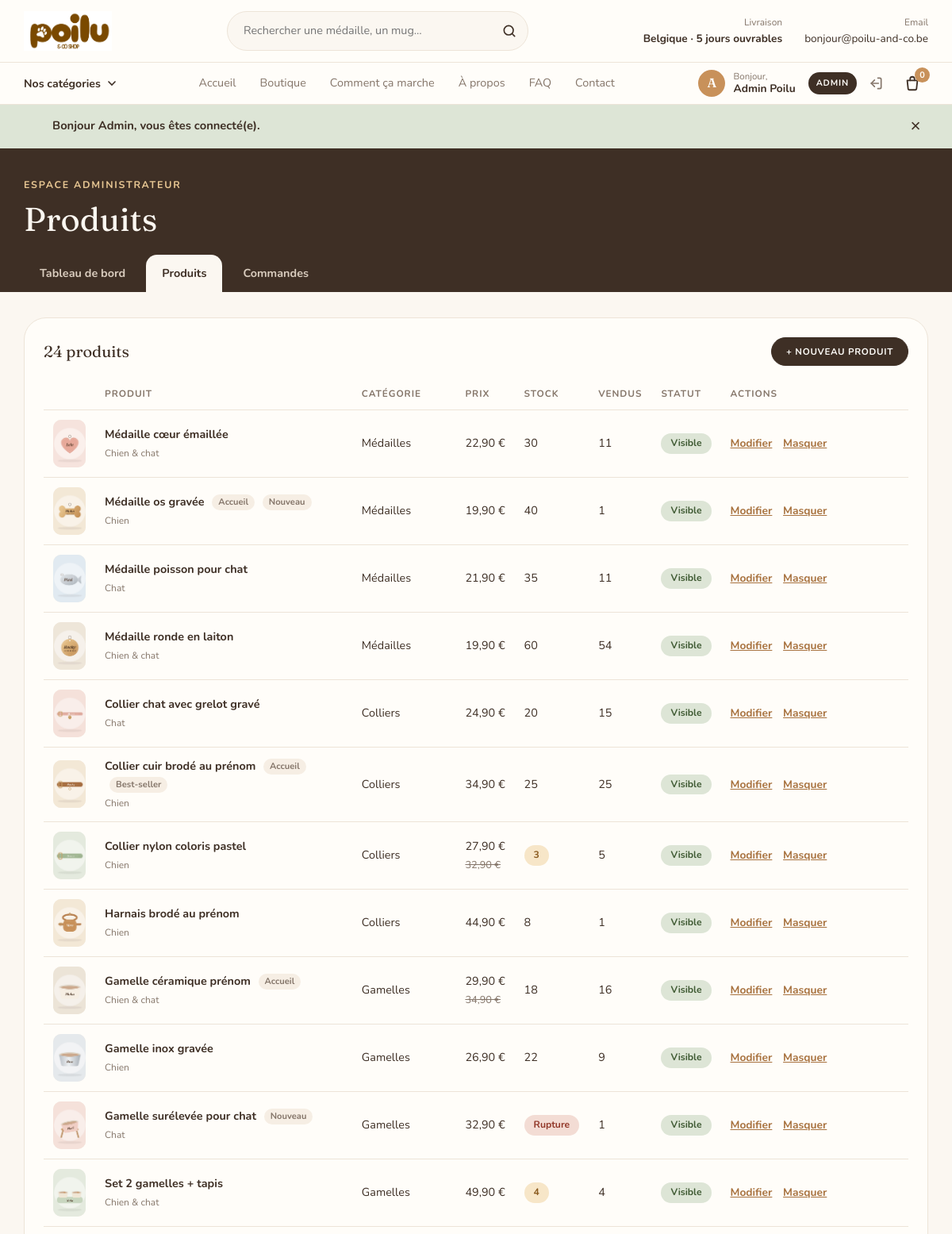
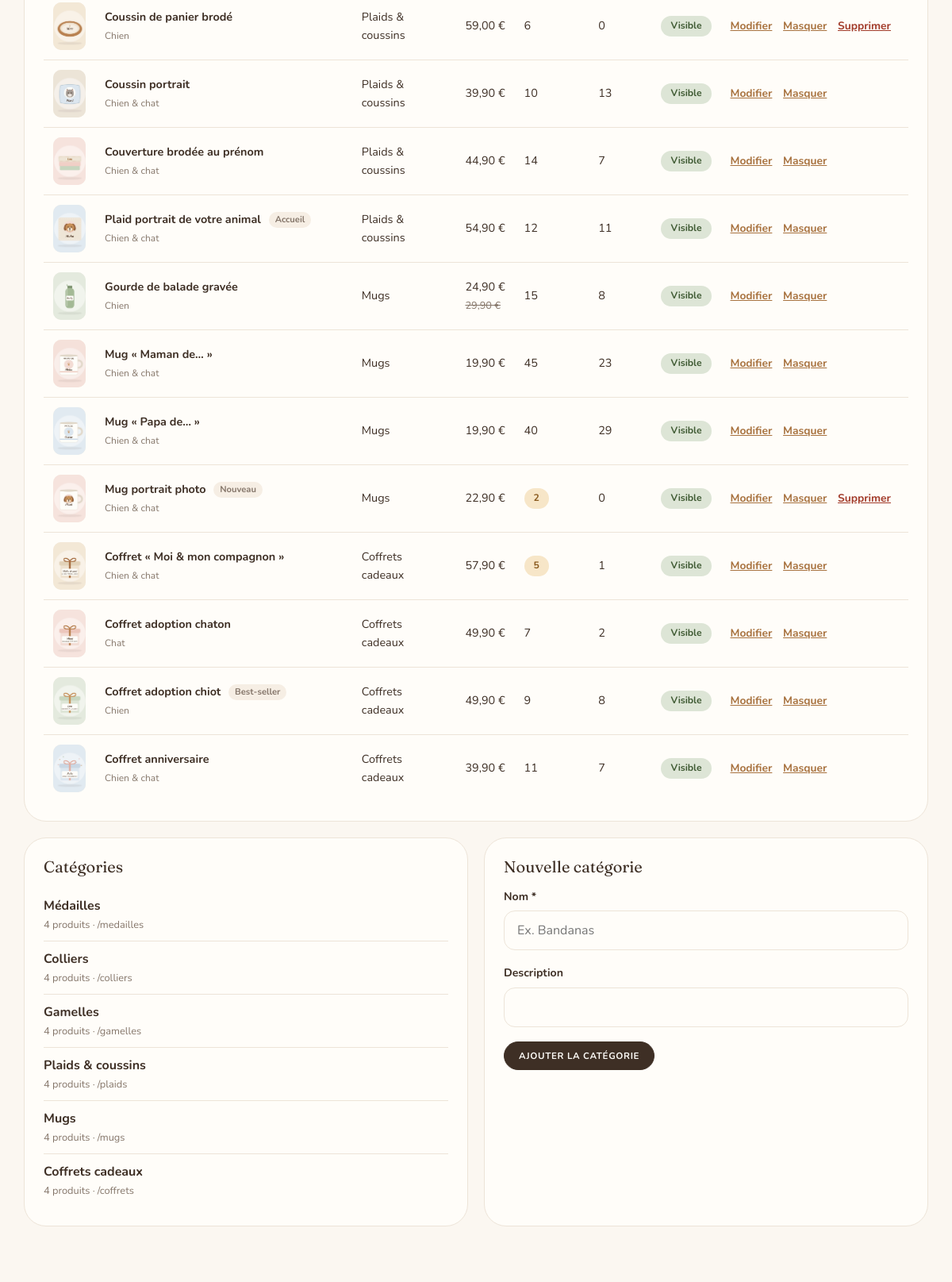
The page /pages/manage-products.php (signed in, upper part) on the database its author committed (2 pictures, top to bottom).
### tables this page shows
CREATE TABLE products (
    id                   INT AUTO_INCREMENT PRIMARY KEY,
    category_id          INT          NOT NULL,
    name                 VARCHAR(120) NOT NULL,
    description          TEXT         NOT NULL,
    price                DECIMAL(6,2) NOT NULL,        
    old_price            DECIMAL(6,2) NULL,            
    image                VARCHAR(255) NULL,            
    animal               ENUM('dog', 'cat', 'both') NOT NULL DEFAULT 'both',
    personalization_type ENUM('tag', 'collar', 'bowl', 'blanket', 'mug', 'gift') NOT NULL,
    badge                VARCHAR(30)  NULL,            
    stock                INT          NOT NULL DEFAULT 0,   
    is_featured          TINYINT(1)   NOT NULL DEFAULT 0,   
    is_active            TINYINT(1)   NOT NULL DEFAULT 1,   
    created_at           DATETIME     NOT NULL DEFAULT CURRENT_TIMESTAMP,
    FOREIGN KEY (category_id) REFERENCES categories(id)
);

CREATE TABLE categories (
    id          INT AUTO_INCREMENT PRIMARY KEY,
    name        VARCHAR(80)  NOT NULL,
    slug        VARCHAR(80)  NOT NULL UNIQUE,
    description VARCHAR(255) NULL,
    sort_order  INT          NOT NULL DEFAULT 0        
);

### pages/manage-products.php (the view, shortened to what this page needs)
<?php
require '../includes/db.php';
require '../includes/functions.php';
$product_image_folder = __DIR__ . '/../assets/images/products/';
$animal_options = ['both' => 'Chien & chat', 'dog' => 'Chien', 'cat' => 'Chat'];
$type_options   = [
    'tag'     => 'Médaille (prénom, téléphone, couleur, taille)',
    'collar'  => 'Collier (prénom, couleur, taille)',
    'bowl'    => 'Gamelle (prénom, couleur, taille)',
    'blanket' => 'Plaid / coussin (prénom, photo, couleur)',
    'mug'     => 'Mug (prénom, texte, photo)',
    'gift'    => 'Coffret (prénom, message)',
];
$categories = $pdo->query("SELECT * FROM categories ORDER BY sort_order, name")->fetchAll();
$action = $_GET['action'] ?? 'list';
$errors = [];
$values = [
    'id' => 0, 'name' => '', 'category_id' => $categories[0]['id'] ?? 0, 'description' => '',
    'price' => '', 'old_price' => '', 'animal' => 'both', 'personalization_type' => 'tag',
    'badge' => '', 'stock' => 0, 'is_featured' => 0, 'is_active' => 1, 'image' => '',
];
if ($action === 'list') {
    $products = $pdo->query("
        SELECT p.*, c.name AS category_name, c.slug AS category_slug,
               (SELECT COALESCE(SUM(oi.quantity), 0) FROM order_items oi WHERE oi.product_id = p.id) AS sold
        FROM products p
        JOIN categories c ON c.id = p.category_id
        ORDER BY c.sort_order, p.name
    ")->fetchAll();
    $products_per_category = $pdo->query("SELECT category_id, COUNT(*) FROM products GROUP BY category_id")->fetchAll(PDO::FETCH_KEY_PAIR);
}
require '../includes/header.php';
?>
<section class="admin-hero">
    <div class="container">
        <p class="eyebrow">Espace administrateur</p>
        <h1><?= $action === 'list' ? 'Produits' : ($action === 'edit' ? 'Modifier un produit' : 'Nouveau produit') ?></h1>
        <nav class="admin-nav" aria-label="Menu admin">
            <a href="admin.php">Tableau de bord</a>
            <a href="manage-products.php" class="is-active">Produits</a>
            <a href="manage-orders.php">Commandes</a>
        </nav>
    </div>
</section>
<section class="admin-section">
    <div class="container">
        <?php if ($action === 'new' || $action === 'edit'): ?>
            <form method="post" action="manage-products.php" enctype="multipart/form-data" class="admin-card admin-form" novalidate>
                <input type="hidden" name="csrf_token" value="<?= e(csrf_token()) ?>">
                <input type="hidden" name="action" value="save_product">
                <input type="hidden" name="product_id" value="<?= (int) $values['id'] ?>">
                <div class="form-field">
                    <label for="name">Nom du produit *</label>
                    <input type="text" id="name" name="name" maxlength="120" value="<?= e($values['name']) ?>">
                    <?php field_error($errors, 'name'); ?>
                </div>
                <div class="form-row">
                    <div class="form-field">
                        <label for="category-id">Catégorie *</label>
                        <select id="category-id" name="category_id">
                            <?php foreach ($categories as $category): ?>
                                <option value="<?= (int) $category['id'] ?>" <?= (int) $values['category_id'] === (int) $category['id'] ? 'selected' : '' ?>><?= e($category['name']) ?></option>
                            <?php endforeach; ?>
                        </select>
                        <?php field_error($errors, 'category_id'); ?>
                    </div>
                    <div class="form-field">
                        <label for="animal">Pour</label>
                        <select id="animal" name="animal">
                            <?php foreach ($animal_options as $value => $label): ?>
                                <option value="<?= e($value) ?>" <?= $values['animal'] === $value ? 'selected' : '' ?>><?= e($label) ?></option>
                            <?php endforeach; ?>
                        </select>
                        <?php field_error($errors, 'animal'); ?>
                    </div>
                </div>
                <div class="form-field">
                    <label for="description">Description *</label>
                    <textarea id="description" name="description" rows="4"><?= e($values['description']) ?></textarea>
                    <?php field_error($errors, 'description'); ?>
                </div>
                <div class="form-row">
                    <div class="form-field">
                        <label for="price">Prix (€, TVA comprise) *</label>
                        <input type="text" id="price" name="price" inputmode="decimal" value="<?= e($values['price']) ?>" placeholder="29.90">
                        <?php field_error($errors, 'price'); ?>
                    </div>
                    <div class="form-field">
                        <label for="old-price">Ancien prix <small>(si promotion)</small></label>
                        <input type="text" id="old-price" name="old_price" inputmode="decimal" value="<?= e($values['old_price'] ?? '') ?>" placeholder="34.90">
                        <?php field_error($errors, 'old_price'); ?>
                    </div>
                </div>
                <div class="form-row">
                    <div class="form-field">
                        <label for="personalization-type">Personnalisation proposée</label>
                        <select id="personalization-type" name="personalization_type">
                            <?php foreach ($type_options as $value => $label): ?>
                                <option value="<?= e($value) ?>" <?= $values['personalization_type'] === $value ? 'selected' : '' ?>><?= e($label) ?></option>
                            <?php endforeach; ?>
                        </select>
                        <?php field_error($errors, 'personalization_type'); ?>
                    </div>
                    <div class="form-field">
                        <label for="badge">Badge <small>(ex. Nouveau, Best-seller)</small></label>
                        <input type="text" id="badge" name="badge" maxlength="30" value="<?= e($values['badge'] ?? '') ?>">
                        <?php field_error($errors, 'badge'); ?>
                    </div>
                </div>
                <div class="form-field">
                    <label for="stock">Stock disponible * <small>(0 = rupture, le produit ne peut plus être commandé)</small></label>
                    <input type="number" id="stock" name="stock" min="0" max="9999" value="<?= e($values['stock']) ?>">
                    <?php field_error($errors, 'stock'); ?>
                </div>
                <div class="form-field">
                    <label for="image">Photo du produit <small>(JPG, PNG, WEBP · 5 Mo max)</small></label>
                    <?php if (!empty($values['image']) && file_exists($product_image_folder . $values['image'])): ?>
                        <img src="../assets/images/products/<?= e($values['image']) ?>" alt="" class="admin-current-image">
                        <p class="field-help">Laissez vide pour garder la photo actuelle.</p>
                    <?php endif; ?>
                    <input type="file" id="image" name="image" accept="image/jpeg,image/png,image/webp">
                    <?php field_error($errors, 'image'); ?>
                    <?php if (!empty($errors) && !isset($errors['image'])): ?>
                        <p class="field-error">Le formulaire contenait une erreur : choisissez à nouveau la photo avant d'enregistrer.</p>
                    <?php endif; ?>
                </div>
                <div class="admin-checks">
                    <label><input type="checkbox" name="is_active" value="1" <?= $values['is_active'] ? 'checked' : '' ?>> Visible dans la boutique</label>
                    <label><input type="checkbox" name="is_featured" value="1" <?= $values['is_featured'] ? 'checked' : '' ?>> Mis en avant sur l'accueil</label>
                </div>
                <div class="admin-form-actions">
                    <button type="submit" class="button"><?= $action === 'edit' ? 'Enregistrer les modifications' : 'Ajouter le produit' ?></button>
                    <a href="manage-products.php" class="admin-link">Annuler</a>
                </div>
            </form>
        <?php else: ?>
            <div class="admin-card">
                <div class="admin-card-head">
                    <h2><?= count($products) ?> produits</h2>
                    <a href="manage-products.php?action=new" class="button button-small">+ Nouveau produit</a>
                </div>
                <div class="table-wrap">
                    <table class="admin-table">
                        <thead>
                            <tr><th></th><th>Produit</th><th>Catégorie</th><th>Prix</th><th>Stock</th><th>Vendus</th><th>Statut</th><th>Actions</th></tr>
                        </thead>
                        <tbody>
                            <?php foreach ($products as $product): ?>
                                <tr class="<?= $product['is_active'] ? '' : 'is-hidden-row' ?>">
                                    <td>
                                        <?php if (!empty($product['image']) && file_exists($product_image_folder . $product['image'])): ?>
                                            <img src="../assets/images/products/<?= e($product['image']) ?>" alt="" class="admin-thumb">
                                        <?php else: ?>
                                            <span class="admin-thumb product-placeholder-<?= e($product['category_slug']) ?>"></span>
                                        <?php endif; ?>
                                    </td>
                                    <td>
                                        <strong><?= e($product['name']) ?></strong>
                                        <?php if ($product['is_featured']): ?><span class="admin-tag">Accueil</span><?php endif; ?>
                                        <?php if ($product['badge']): ?><span class="admin-tag"><?= e($product['badge']) ?></span><?php endif; ?>
                                        <br><small><?= e(animal_label($product['animal'])) ?></small>
                                    </td>
                                    <td><?= e($product['category_name']) ?></td>
                                    <td>
                                        <?= format_price($product['price']) ?>
                                        <?php if ($product['old_price']): ?><br><del><?= format_price($product['old_price']) ?></del><?php endif; ?>
                                    </td>
                                    <td>
                                        <?php if ((int) $product['stock'] <= 0): ?>
                                            <span class="status-badge status-cancelled">Rupture</span>
                                        <?php elseif ((int) $product['stock'] <= 5): ?>
                                            <span class="status-badge status-in_production"><?= (int) $product['stock'] ?></span>
                                        <?php else: ?>
                                            <?= (int) $product['stock'] ?>
                                        <?php endif; ?>
                                    </td>
                                    <td><?= (int) $product['sold'] ?></td>
                                    <td>
                                        <span class="status-badge <?= $product['is_active'] ? 'status-delivered' : 'status-cancelled' ?>">
                                            <?= $product['is_active'] ? 'Visible' : 'Masqué' ?>
                                        </span>
                                    </td>
                                    <td class="admin-actions">
                                        <a href="manage-products.php?action=edit&amp;id=<?= (int) $product['id'] ?>" class="admin-link">Modifier</a>
                                        <form method="post" action="manage-products.php">
                                            <button type="submit" class="admin-link"><?= $product['is_active'] ? 'Masquer' : 'Afficher' ?></button>
                                        </form>
                                        <?php if ((int) $product['sold'] === 0): ?>
                                            <form method="post" action="manage-products.php" data-confirm="Supprimer définitivement « <?= e($product['name']) ?> » ?">
                                                <button type="submit" class="admin-link admin-link-danger">Supprimer</button>
                                            </form>
                                        <?php endif; ?>
                                    </td>
                                </tr>
                            <?php endforeach; ?>
                        </tbody>
                    </table>
                </div>
            </div>
            <div class="admin-grid" id="categories">
                <div class="admin-card">
                    <h2>Catégories</h2>
                    <ul class="admin-category-list">
                        <?php foreach ($categories as $category): ?>
                            <?php $count = (int) ($products_per_category[$category['id']] ?? 0); ?>
                            <li>
                                <div>
                                    <strong><?= e($category['name']) ?></strong>
                                    <small><?= $count ?> produit<?= $count > 1 ? 's' : '' ?> · /<?= e($category['slug']) ?></small>
                                </div>
                            </li>
                        <?php endforeach; ?>
                    </ul>
                </div>
                <form method="post" action="manage-products.php" class="admin-card">
                    <h2>Nouvelle catégorie</h2>
                    <div class="form-field">
                        <label for="category-name">Nom *</label>
                        <input type="text" id="category-name" name="category_name" maxlength="80" placeholder="Ex. Bandanas">
                    </div>
                    <div class="form-field">
                        <label for="category-description">Description</label>
                        <input type="text" id="category-description" name="category_description" maxlength="255">
                    </div>
                    <button type="submit" class="button button-small">Ajouter la catégorie</button>
                </form>
            </div>
        <?php endif; ?>
    </div>
</section>
<?php require '../includes/footer.php'; ?>

### rows shown on the page
products: image (picture), name "Médaille cœur émaillée", animal "Chien & chat", category.name "Médailles", price "22,90 €", stock "30", sold "11", is_active "Visible"
products: image (picture), name "Médaille os gravée", is_featured "Accueil", badge "Nouveau", animal "Chien", category.name "Médailles", price "19,90 €", stock "40", sold "1", is_active "Visible"
products: image (picture), name "Médaille poisson pour chat", animal "Chat", category.name "Médailles", price "21,90 €", stock "35", sold "11", is_active "Visible"
products: image (picture), name "Médaille ronde en laiton", animal "Chien & chat", category.name "Médailles", price "19,90 €", stock "60", sold "54", is_active "Visible"
products: image (picture), name "Collier chat avec grelot gravé", animal "Chat", category.name "Colliers", price "24,90 €", stock "20", sold "15", is_active "Visible"
products: image (picture), name "Collier cuir brodé au prénom", is_featured "Accueil", badge "Best-seller", animal "Chien", category.name "Colliers", price "34,90 €", stock "25", sold "25", is_active "Visible"
products: image (picture), name "Collier nylon coloris pastel", animal "Chien", category.name "Colliers", price "27,90 €", old_price "32,90 €", stock "3", sold "5", is_active "Visible"
products: image (picture), name "Harnais brodé au prénom", animal "Chien", category.name "Colliers", price "44,90 €", stock "8", sold "1", is_active "Visible"
products: image (picture), name "Gamelle céramique prénom", is_featured "Accueil", animal "Chien & chat", category.name "Gamelles", price "29,90 €", old_price "34,90 €", stock "18", sold "16", is_active "Visible"
products: image (picture), name "Gamelle inox gravée", animal "Chien", category.name "Gamelles", price "26,90 €", stock "22", sold "9", is_active "Visible"
products: image (picture), name "Gamelle surélevée pour chat", badge "Nouveau", animal "Chat", category.name "Gamelles", price "32,90 €", stock "Rupture", sold "1", is_active "Visible"
products: image (picture), name "Set 2 gamelles + tapis", animal "Chien & chat", category.name "Gamelles", price "49,90 €", stock "4", sold "4", is_active "Visible"
products: image (picture), name "Coussin de panier brodé", animal "Chien", category.name "Plaids & coussins", price "59,00 €", stock "6", sold "0", is_active "Visible"
products: image (picture), name "Coussin portrait", animal "Chien & chat", category.name "Plaids & coussins", price "39,90 €", stock "10", sold "13", is_active "Visible"
products: image (picture), name "Couverture brodée au prénom", animal "Chien & chat", category.name "Plaids & coussins", price "44,90 €", stock "14", sold "7", is_active "Visible"
products: image (picture), name "Plaid portrait de votre animal", is_featured "Accueil", animal "Chien & chat", category.name "Plaids & coussins", price "54,90 €", stock "12", sold "11", is_active "Visible"
products: image (picture), name "Gourde de balade gravée", animal "Chien", category.name "Mugs", price "24,90 €", old_price "29,90 €", stock "15", sold "8", is_active "Visible"
products: image (picture), name "Mug « Maman de… »", animal "Chien & chat", category.name "Mugs", price "19,90 €", stock "45", sold "23", is_active "Visible"
products: image (picture), name "Mug « Papa de… »", animal "Chien & chat", category.name "Mugs", price "19,90 €", stock "40", sold "29", is_active "Visible"
products: image (picture), name "Mug portrait photo", badge "Nouveau", animal "Chien & chat", category.name "Mugs", price "22,90 €", stock "2", sold "0", is_active "Visible"
products: image (picture), name "Coffret « Moi & mon compagnon »", animal "Chien & chat", category.name "Coffrets cadeaux", price "57,90 €", stock "5", sold "1", is_active "Visible"
products: image (picture), name "Coffret adoption chaton", animal "Chat", category.name "Coffrets cadeaux", price "49,90 €", stock "7", sold "2", is_active "Visible"
products: image (picture), name "Coffret adoption chiot", badge "Best-seller", animal "Chien", category.name "Coffrets cadeaux", price "49,90 €", stock "9", sold "8", is_active "Visible"
products: image (picture), name "Coffret anniversaire", animal "Chien & chat", category.name "Coffrets cadeaux", price "39,90 €", stock "11", sold "7", is_active "Visible"
categories: name "Médailles", id "4", slug "medailles"
categories: name "Colliers", id "4", slug "colliers"
categories: name "Gamelles", id "4", slug "gamelles"
categories: name "Plaids & coussins", id "4", slug "plaids"
categories: name "Mugs", id "4", slug "mugs"
categories: name "Coffrets cadeaux", id "4", slug "coffrets"

### other values the page prints
DELIVERY_WORKING_DAYS "5"
mb_strtoupper(mb_substr($_SESSION['user_first_name'] ?? '?', 0, 1)) "A"
$user_name "Admin Poilu"
$cart_items "0"
$auth_notice "Bonjour Admin, vous êtes connecté(e)."
count($products) "24"
